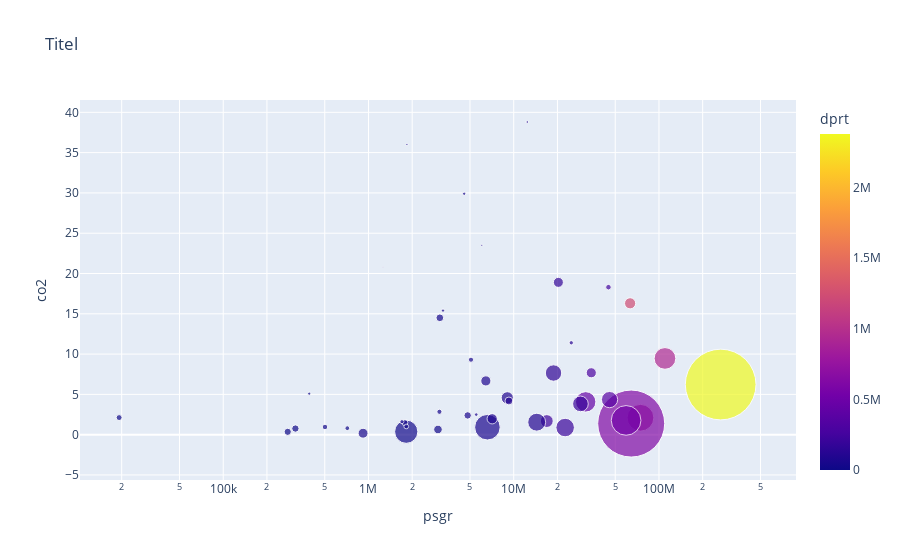

Notebook cell for this chart:
### Markdown cell above
### Figure 2: Total CO2 consumption on the virtical axis, with population represented by the size of the bubble

### Code cell
fig1 = px.scatter(combined.query("year == '2010'").query("continent in ('North America', 'South America', 'Asia', 'Euope')").dropna(), x="psgr", y="co2",
                size="population", 
                color="dprt",
                hover_name="country", log_x=True, size_max=50,

title="Titel")
fig1.show()

### Figure 1 — Plotly figure (JSON) as saved in the notebook; plotly's stock layout.template omitted (floating-point values rounded to 4 significant figures)
{"data": [{"hovertemplate": "<b>%{hovertext}</b><br><br>psgr=%{x}<br>co2=%{y}<br>population=%{marker.size}<br>dprt=%{marker.color}<extra></extra>", "hovertext": ["Argentina", "Bahrain", "Bangladesh", "Bolivia", "Brazil", "Brunei", "Cambodia", "Canada", "Chile", "China", "Colombia", "Costa Rica", "Dominican Republic", "Ecuador", "El Salvador", "Guatemala", "Honduras", "India", "Indonesia", "Iran", "Israel", "Jamaica", "Japan", "Jordan", "Kazakhstan", "Kuwait", "Malaysia", "Mexico", "Mongolia", "Nepal", "Oman", "Pakistan", "Panama", "Paraguay", "Peru", "Philippines", "Qatar", "Saudi Arabia", "Singapore", "Sri Lanka", "Thailand", "Trinidad and Tobago", "Turkey", "United Arab Emirates", "Venezuela", "Vietnam"], "legendgroup": "", "marker": {"color": [92800, 62500, 19300, 37000, 842000, 12300, 5100, 1230000, 109000, 2380000, 226000, 41600, 1550, 60800, 21000, 8880, 21600, 623000, 521000, 158000, 47800, 0, 934000, 39300, 33500, 41800, 302000, 446000, 6530, 46000, 32900, 64900, 73300, 6460, 84400, 205000, 90800, 178000, 132000, 20900, 201000, 28900, 369000, 241000, 84100, 109000], "coloraxis": "coloraxis", "size": [40900000, 1240000, 148000000, 10000000, 196000000, 389000, 14300000, 34100000, 17100000, 1370000000, 45200000, 4580000, 9700000, 15000000, 6180000, 14600000, 8320000, 1230000000, 242000000, 73800000, 7350000, 2810000, 129000000, 7260000, 16300000, 2990000, 28200000, 114000000, 2720000, 27000000, 3040000, 179000000, 3640000, 6250000, 29000000, 94000000, 1860000, 27400000, 5130000, 20300000, 67200000, 1330000, 72300000, 8550000, 28400000, 88000000], "sizemode": "area", "sizeref": 548000, "symbol": "circle"}, "mode": "markers", "name": "", "orientation": "v", "showlegend": false, "type": "scatter", "x": [9030000, 6030000, 1820000, 1780000, 74600000, 1260000, 278000, 63300000, 9270000, 266000000, 16900000, 1700000, 19200, 4820000, 1820000, 314000, 502000, 64400000, 59400000, 18800000, 5080000, 0, 110000000, 3080000, 3100000, 4560000, 34200000, 31300000, 391000, 918000, 3260000, 6590000, 5520000, 715000, 7110000, 22600000, 12400000, 20300000, 24900000, 3010000, 28800000, 1840000, 45700000, 44900000, 6430000, 14400000], "xaxis": "x", "y": [4.57, 23.5, 0.366, 1.49, 2.1, 20.8, 0.352, 16.3, 4.18, 6.22, 1.69, 1.62, 2.12, 2.39, 1.02, 0.759, 0.954, 1.38, 1.77, 7.65, 9.3, 2.54, 9.46, 2.84, 14.5, 29.9, 7.68, 4.07, 5.09, 0.181, 15.4, 0.925, 2.49, 0.804, 1.97, 0.883, 38.8, 18.9, 11.4, 0.645, 3.82, 36, 4.35, 18.3, 6.67, 1.55], "yaxis": "y"}], "layout": {"coloraxis": {"colorbar": {"title": {"text": "dprt"}}, "colorscale": [[0, "#0d0887"], [0.1111, "#46039f"], [0.2222, "#7201a8"], [0.3333, "#9c179e"], [0.4444, "#bd3786"], [0.5556, "#d8576b"], [0.6667, "#ed7953"], [0.7778, "#fb9f3a"], [0.8889, "#fdca26"], [1, "#f0f921"]]}, "legend": {"itemsizing": "constant", "tracegroupgap": 0}, "title": {"text": "Titel"}, "xaxis": {"anchor": "y", "domain": [0, 1], "title": {"text": "psgr"}, "type": "log"}, "yaxis": {"anchor": "x", "domain": [0, 1], "title": {"text": "co2"}}}}
